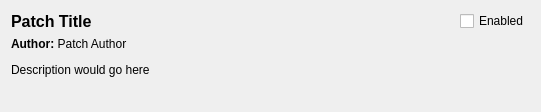
<?xml version="1.0" encoding="UTF-8"?>
<ui version="4.0">
 <class>GamePatchDetailsWidget</class>
 <widget class="QWidget" name="GamePatchDetailsWidget">
  <property name="geometry">
   <rect>
    <x>0</x>
    <y>0</y>
    <width>541</width>
    <height>112</height>
   </rect>
  </property>
  <property name="sizePolicy">
   <sizepolicy hsizetype="Expanding" vsizetype="MinimumExpanding">
    <horstretch>0</horstretch>
    <verstretch>0</verstretch>
   </sizepolicy>
  </property>
  <layout class="QVBoxLayout" name="verticalLayout_2" stretch="0,1">
   <item>
    <layout class="QHBoxLayout" name="horizontalLayout">
     <item>
      <widget class="QLabel" name="name">
       <property name="sizePolicy">
        <sizepolicy hsizetype="Expanding" vsizetype="Preferred">
         <horstretch>0</horstretch>
         <verstretch>0</verstretch>
        </sizepolicy>
       </property>
       <property name="font">
        <font>
         <pointsize>12</pointsize>
         <bold>true</bold>
        </font>
       </property>
       <property name="text">
        <string>Patch Title</string>
       </property>
       <property name="wordWrap">
        <bool>true</bool>
       </property>
      </widget>
     </item>
     <item>
      <spacer name="horizontalSpacer">
       <property name="orientation">
        <enum>Qt::Orientation::Horizontal</enum>
       </property>
       <property name="sizeHint" stdset="0">
        <size>
         <width>40</width>
         <height>20</height>
        </size>
       </property>
      </spacer>
     </item>
     <item>
      <layout class="QVBoxLayout" name="verticalLayout">
       <item>
        <widget class="QCheckBox" name="enabled">
         <property name="text">
          <string>Enabled</string>
         </property>
        </widget>
       </item>
      </layout>
     </item>
    </layout>
   </item>
   <item>
    <widget class="QLabel" name="description">
     <property name="text">
      <string>&lt;html&gt;&lt;head/&gt;&lt;body&gt;&lt;p&gt;&lt;span style=&quot; font-weight:700;&quot;&gt;Author: &lt;/span&gt;Patch Author&lt;/p&gt;&lt;p&gt;Description would go here&lt;/p&gt;&lt;/body&gt;&lt;/html&gt;</string>
     </property>
     <property name="alignment">
      <set>Qt::AlignmentFlag::AlignLeading|Qt::AlignmentFlag::AlignLeft|Qt::AlignmentFlag::AlignTop</set>
     </property>
     <property name="wordWrap">
      <bool>true</bool>
     </property>
    </widget>
   </item>
  </layout>
 </widget>
 <tabstops>
  <tabstop>enabled</tabstop>
 </tabstops>
 <resources/>
 <connections/>
</ui>
